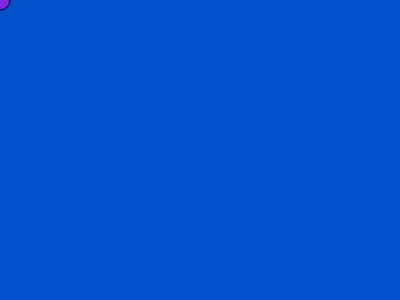
Frame 1 (no input)
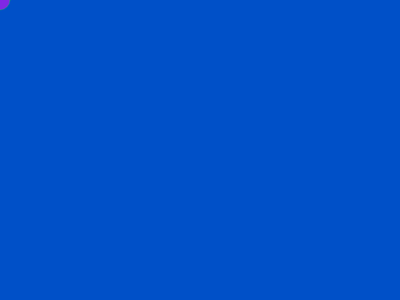
Frame 60 (no input)
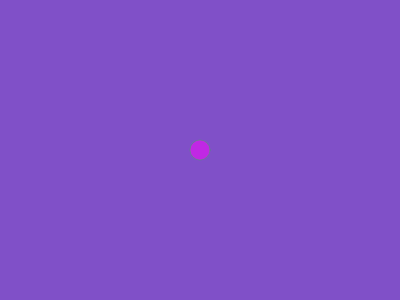
Frame 120 (the mouse pressed at the canvas centre since frame 60)

The p5.js sketch that drew these frames (run headless with seeded random() and noise() and a simulated clock; from frame 60 on, the mouse is pressed at the canvas centre):

// p5.js sketch
// ── sketch.js
var r = 0;
var b = 255;


function setup() { // happens once at the beginning
  createCanvas(400,300);
  
}

function draw() { // happens over and over
  r = map(mouseX,0,400,0,255)
  background(r,80,200);
  fill('rgba(100%,0%,100%,0.5)');
  circle(mouseX, mouseY, 20);
  stroke('rgba(0,255,0,0.25)');


}
